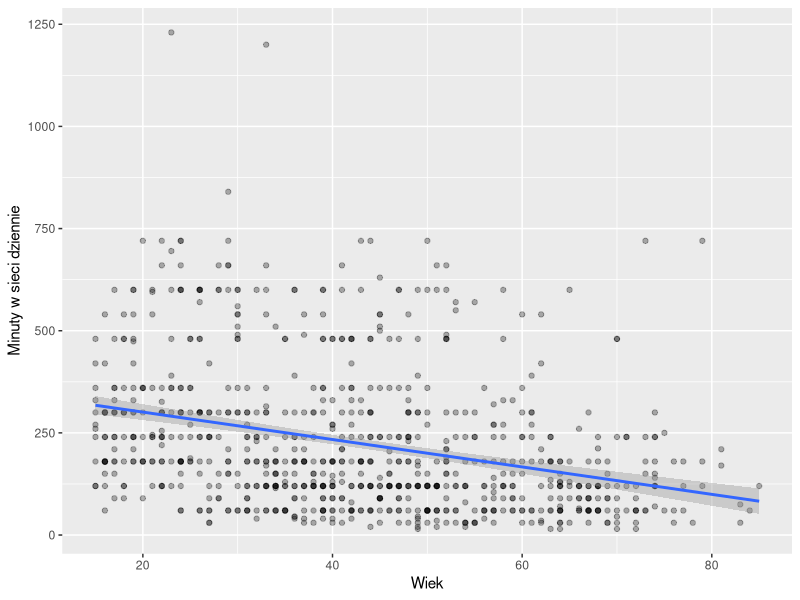

R code for this plot:
## ---- chunk 1
library(haven)
library(ggplot2)
knitr::opts_chunk$set(echo = TRUE)
## ---- chunk 2
ess <- read_sav("ess_polska.sav")
net <- zap_labels(ess[ess$essround == 11, c("agea", "netustm")])
net <- net[!is.na(net$agea) & !is.na(net$netustm), ]
nrow(net)
## ---- chunk 3
set.seed(2026)
nr <- sample(nrow(net), round(0.8 * nrow(net)))
uczace <- net[nr, ]
testowe <- net[-nr, ]
m <- lm(netustm ~ agea, data = uczace)
rmse <- sqrt(mean((testowe$netustm - predict(m, testowe))^2))
rmse
## ---- chunk 4
ggplot(uczace, aes(x = agea, y = netustm)) +
  geom_point(alpha = 0.3) +
  geom_smooth(method = "lm") +
  labs(x = "Wiek", y = "Minuty w sieci dziennie")
